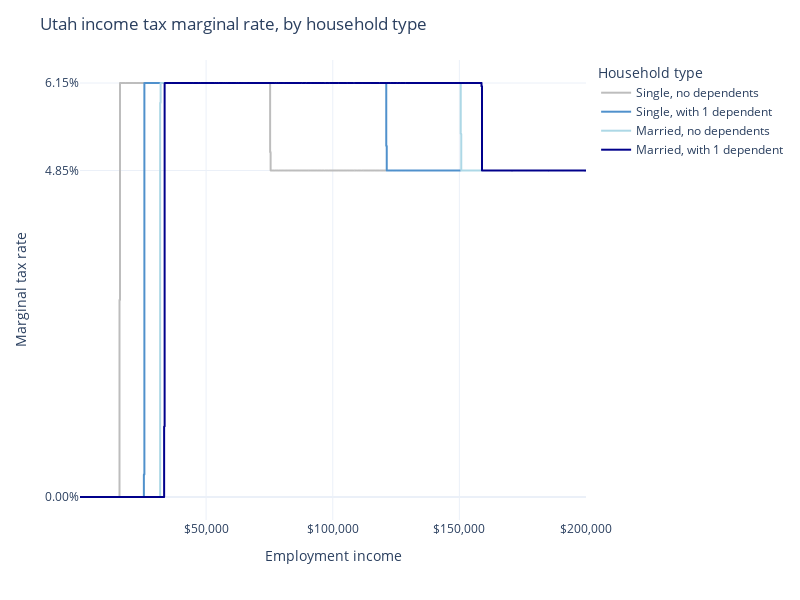

The notebook cell this image was saved under:
### Markdown cell above
## Marginal tax rates

### Code cell
df = pd.concat(
    [
        pd.DataFrame(
            {
                "Employment income": employment_income[1:],
                "Utah income tax MTR": (
                    (
                        simulation.calculate("ut_income_tax")[1:]
                        - simulation.calculate("ut_income_tax")[:-1]
                    )
                    / (employment_income[1:] - employment_income[:-1])
                ),
                "Household type": household_type,
            }
        )
        for simulation, household_type in [
            (single_no_dependents, "Single, no dependents"),
            (single_with_dependents, "Single, with 1 dependent"),
            (married_no_dependents, "Married, no dependents"),
            (married_with_dependents, "Married, with 1 dependent"),
        ]
    ]
)

fig = px.line(
    df,
    x="Employment income",
    y="Utah income tax MTR",
    color="Household type",
    color_discrete_map={
        "Single, no dependents": GRAY,
        "Single, with 1 dependent": BLUE,
        "Married, no dependents": LIGHT_BLUE,
        "Married, with 1 dependent": DARK_BLUE,
    },
    template="plotly_white",
    line_shape="vh",
).update_layout(
    title="Utah income tax marginal rate, by household type",
    xaxis_title="Employment income",
    yaxis_title="Marginal tax rate",
    xaxis_tickformat="$,.0f",
    yaxis_tickformat=".2%",
    width=800,
    height=600,
)
# The y axis should only have markers for 0, 4.85 and 6.15 percent
fig.update_yaxes(tickvals=[0, 0.0485, 0.0615])

### Figure 1 — Plotly figure (JSON) as saved in the notebook; plotly's stock layout.template omitted (floating-point values rounded to 4 significant figures; data arrays with more than 128 entries replaced by an {"elided": "..."} marker saying what was removed)
{"data": [{"hovertemplate": "Household type=Single, no dependents<br>Employment income=%{x}<br>Utah income tax MTR=%{y}<extra></extra>", "legendgroup": "Single, no dependents", "line": {"color": "#BDBDBD", "dash": "solid", "shape": "vh"}, "marker": {"symbol": "circle"}, "mode": "lines", "name": "Single, no dependents", "showlegend": true, "type": "scattergl", "x": {"elided": "999 float values"}, "xaxis": "x", "y": {"elided": "999 float values"}, "yaxis": "y"}, {"hovertemplate": "Household type=Single, with 1 dependent<br>Employment income=%{x}<br>Utah income tax MTR=%{y}<extra></extra>", "legendgroup": "Single, with 1 dependent", "line": {"color": "#5091cc", "dash": "solid", "shape": "vh"}, "marker": {"symbol": "circle"}, "mode": "lines", "name": "Single, with 1 dependent", "showlegend": true, "type": "scattergl", "x": {"elided": "999 float values"}, "xaxis": "x", "y": {"elided": "999 float values"}, "yaxis": "y"}, {"hovertemplate": "Household type=Married, no dependents<br>Employment income=%{x}<br>Utah income tax MTR=%{y}<extra></extra>", "legendgroup": "Married, no dependents", "line": {"color": "lightblue", "dash": "solid", "shape": "vh"}, "marker": {"symbol": "circle"}, "mode": "lines", "name": "Married, no dependents", "showlegend": true, "type": "scattergl", "x": {"elided": "999 float values"}, "xaxis": "x", "y": {"elided": "999 float values"}, "yaxis": "y"}, {"hovertemplate": "Household type=Married, with 1 dependent<br>Employment income=%{x}<br>Utah income tax MTR=%{y}<extra></extra>", "legendgroup": "Married, with 1 dependent", "line": {"color": "darkblue", "dash": "solid", "shape": "vh"}, "marker": {"symbol": "circle"}, "mode": "lines", "name": "Married, with 1 dependent", "showlegend": true, "type": "scattergl", "x": {"elided": "999 float values"}, "xaxis": "x", "y": {"elided": "999 float values"}, "yaxis": "y"}], "layout": {"height": 600, "legend": {"title": {"text": "Household type"}, "tracegroupgap": 0}, "margin": {"t": 60}, "title": {"text": "Utah income tax marginal rate, by household type"}, "width": 800, "xaxis": {"anchor": "y", "domain": [0, 1], "tickformat": "$,.0f", "title": {"text": "Employment income"}}, "yaxis": {"anchor": "x", "domain": [0, 1], "tickformat": ".2%", "tickvals": [0, 0.0485, 0.0615], "title": {"text": "Marginal tax rate"}}}}
